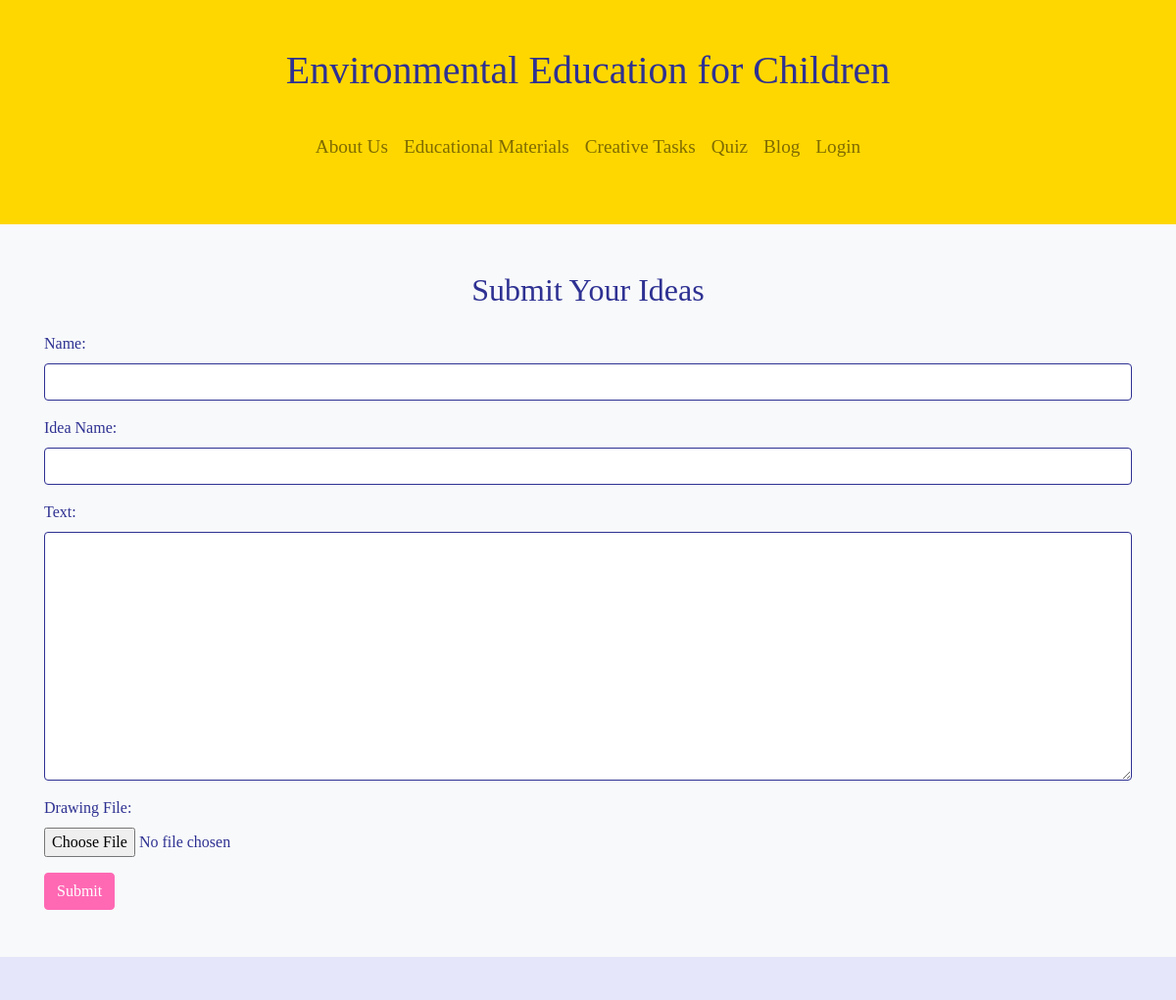
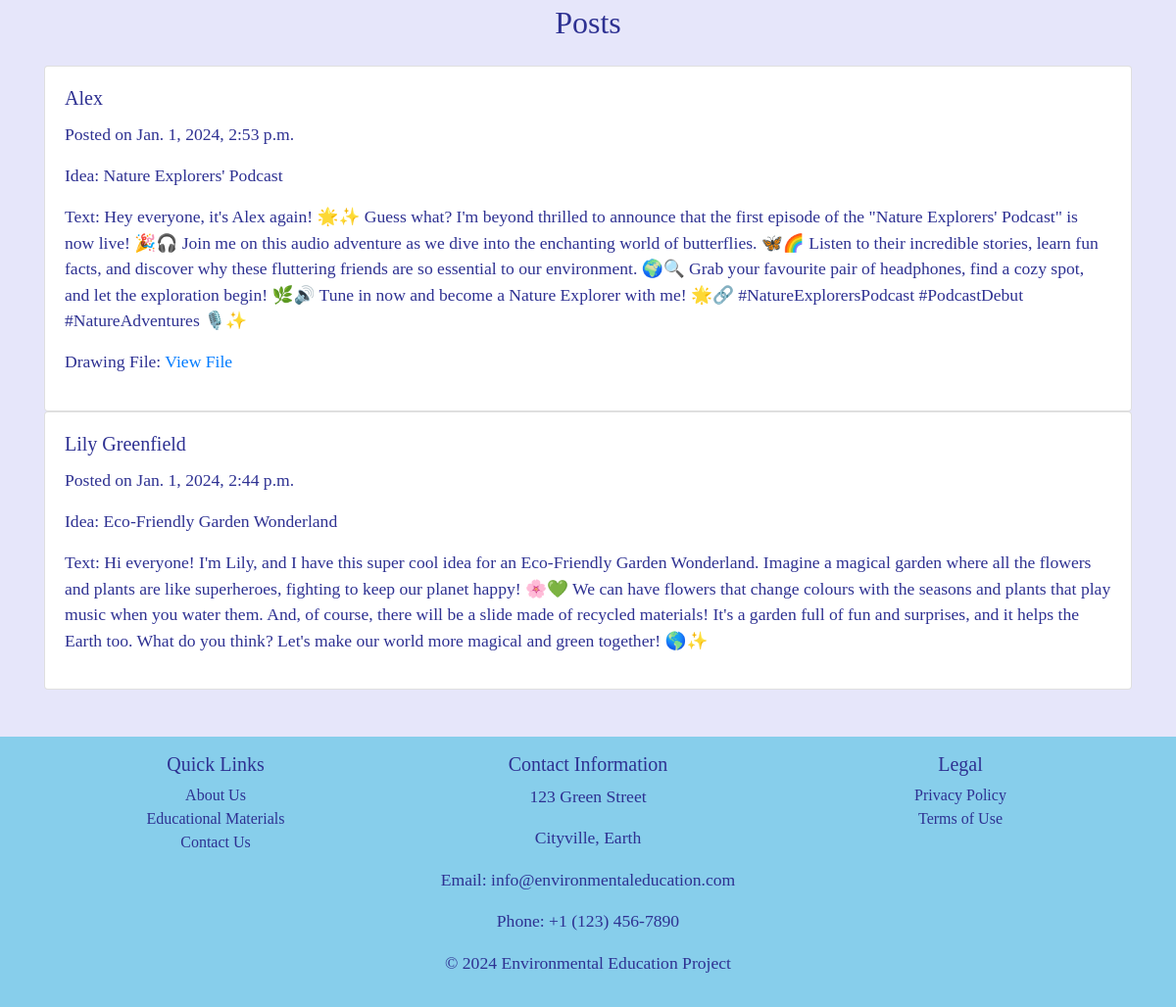
The page /creativeTask/ on the database its author committed (2 pictures, top to bottom).
### creativeTask/models.py (models this page shows, shortened)
class IdeaSubmission(models.Model):
    name = models.CharField(max_length=100)
    name_of_the_idea = models.CharField(max_length=50)
    text = models.TextField(blank=True)
    drawing_file = models.FileField(upload_to='drawing_files/', blank=True, null=True)
    submission_date = models.DateTimeField(auto_now_add=True)

### creativeTask/views.py (the view)
# urls.py: path('', views.index, name='index'),
def index(request):
    submitted_data = None
    submitted = False
    if request.method == 'POST':
        form = IdeaSubmissionForm(request.POST, request.FILES)
        if form.is_valid():
            form.save()
            submitted_data = form.cleaned_data
            submitted = True
            form = IdeaSubmissionForm()
            messages.success(request, ("Your post was submitted successfully!"))
    else:
        form = IdeaSubmissionForm()
    submitted_data = IdeaSubmission.objects.all()
    return render(request, "creativeTask/index.html", {'form': form, 'submitted_data': submitted_data, 'submitted': submitted})

### creativeTask/forms.py
class IdeaSubmissionForm(forms.ModelForm):
    class Meta:
        model = IdeaSubmission
        fields = ['name', 'name_of_the_idea', 'text', 'drawing_file']
        widgets = {
            'name': forms.TextInput(attrs={'class': 'form-control'}),
            'name_of_the_idea': forms.TextInput(attrs={'class': 'form-control'}),
            'text': forms.Textarea(attrs={'class': 'form-control'}),
            'drawing_file': forms.ClearableFileInput(attrs={'class': 'form-control-file'}),
        }

### creativeTask/templates/creativeTask/index.html (shortened to what this page needs)
{% extends "main/layout.html" %}
{% block body %}
<section id="submit-ideas" class="py-5 bg-light">
    <div class="container">
        <h2 class="text-center mb-4">Submit Your Ideas</h2>
        <form enctype="multipart/form-data" method="post" action="{% url 'creativeTask:index' %}">
            <div class="form-group">
                <label for="id_name">Name:</label>
                {{ form.name }}
            </div>
            <div class="form-group">
                <label for="id_name_of_the_idea">Idea Name:</label>
                {{ form.name_of_the_idea }}
            </div>
            <div class="form-group">
                <label for="id_text">Text:</label>
                {{ form.text }}
            </div>
            <div class="form-group">
                <label for="id_drawing_file">Drawing File:</label>
                {{ form.drawing_file }}
            </div>
            <button type="submit" id="submit-btn" class="btn btn-primary">Submit</button>
        </form>
    </div>
</section>
<section id="submitted-data" class="py-5 submitted-data">
    <div class="container">
        <h2 class="text-center mb-4">Posts</h2>
        <div class="row">
            {% for post in submitted_data reversed %}
            <div class="col-md-12 mb-12">
                <div class="card">
                    <div class="card-body">
                        <h5 class="card-title">{{ post.name }}</h5>
                        <p class="card-text">Posted on {{ post.submission_date }}</p>
                        <p class="card-text">Idea: {{ post.name_of_the_idea }}</p>
                        {% if post.text %}
                            <p>Text: {{ post.text }}</p>
                        {% endif %}
                        {% if post.drawing_file %}
                        <p>Drawing File: <a href="{{ post.drawing_file.url }}" target="_blank">View File</a></p>
                        {% endif %}
                    </div>
                </div>
            </div>
            {% endfor %}
        </div>
    </div>
</section>
{% endblock %}

### static/main/style.css (style rules this page uses)
body { font-family: 'Comic Sans MS', cursive; background-color: #E6E6FA; color: #2E3192; }
h2 { color: #2E3192; }
p { font-size: 1.1rem; }
.form-control { border-color: #2E3192; }
.btn-primary { background-color: #FF69B4; border-color: #FF69B4; }

### rows shown on the page
IdeaSubmission: name "Alex", submission_date "Jan. 1, 2024, 2:53 p.m.", name_of_the_idea "Nature Explorers' Podcast", text "Hey everyone, it's Alex again! 🌟✨ Guess what? I'm beyond thrilled to announce that the first episode of the \"Nature Explorers' Podcast\" is now live! 🎉🎧 Join me on this audio adventure as we dive into the enchanting world of butterflies. 🦋🌈 Listen to their incredible stories, learn fun facts, and discover why these fluttering friends are so essential to our environment. 🌍🔍 Grab your favourite pair of headphones, find a cozy spot, and let the exploration begin! 🌿🔊 Tune in now and become a Nature Explorer with me! 🌟🔗 #NatureExplorersPodcast #PodcastDebut #NatureAdventures 🎙️✨"
IdeaSubmission: name "Lily Greenfield", submission_date "Jan. 1, 2024, 2:44 p.m.", name_of_the_idea "Eco-Friendly Garden Wonderland", text "Hi everyone! I'm Lily, and I have this super cool idea for an Eco-Friendly Garden Wonderland. Imagine a magical garden where all the flowers and plants are like superheroes, fighting to keep our planet happy! 🌸💚 We can have flowers that change colours with the seasons and plants that play music when you water them. And, of course, there will be a slide made of recycled materials! It's a garden full of fun and surprises, and it helps the Earth too. What do you think? Let's make our world more magical and green together! 🌎✨"
